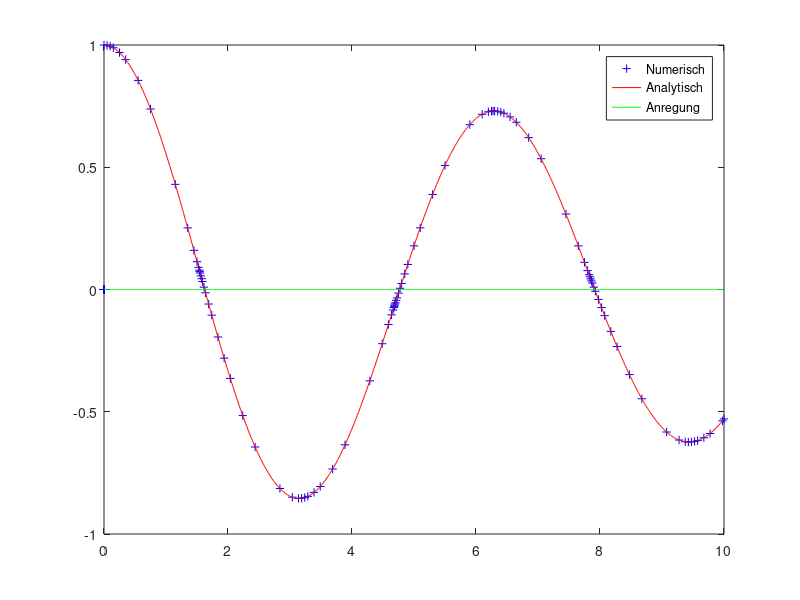

MATLAB code to generate this figure:
% Bestimme Naeherungsloesung fuer ein Feder-Daempfer-Masse-System:
% m*y''(t) + D*y'(t) + k*y(t) = F_0*cos(omega*t-Delta)
% mit y(t=0)=y_0, y'(t=0)=ydot_0 und m,k,D = const

%% HAUPTFUNKTION
% =========================================================================
function AWP_Loeser()

clc
clear
format shortE
close all

% Modellparameter
m     = 1;% Masse
k     = 1;% Federhaerte
D     = 0.1;% Daempfung
omega = 0.2;% Anregungskreisfrequenz
Delta = 0;% Phasenwinkel
F_0   = 0;% Kraftamplitude
kappa_max = 0.6;
kappa_min = 0.3;

% Simulationsparameter
y_0   = [1,0];% Anfangswerte
t_0   = 0;% Startzeitpunkt
t_end = 10;% Endzeitpunkt

% Diskretisierungsparameter
N       = 200; % Anzahl Intervallschritte
h       = 0.1; % Schrittweite
t       = t_0;% Laufvariable
yh      = y_0;% Loesungsvariable
n_start = 2; % Startindex Zeititeration

% Loesungsvektor anlegen
y_numerisch      = zeros(3,N+1);    % erste Zeile = Stuetzstellen t, zweite Zeile = Loesungswerte y1, dritte Zeile = Loesungswerte y2
y_numerisch(:,1) = [t_0, y_0(1), y_0(2)];
analytisch_auflosung=1000;  %Auflösung für plot
y_analytisch=zeros(2,analytisch_auflosung);
y_anregung=zeros(1,analytisch_auflosung);

n=n_start;
% Zeit-Iterationsschleife .............................................
while t < t_end


    % Berechnung Loesungsinkrement
    [dy,kappa] = RK4(t,yh,m,k,D,F_0,omega,Delta,h);
    if kappa>kappa_max
        h=h/2;
        [dy,kappa] = RK4(t,yh,m,k,D,F_0,omega,Delta,h);
    end

    if (t+h)>t_end %Achte darauf, dass die endzeit eingehalten genau wird
        h=t_end-t;
        [dy,kappa] = RK4(t,yh,m,k,D,F_0,omega,Delta,h);
    end


    % Lauf- und Loesungsvariable inkrementieren
    t=t+h;
    yh= dy+yh;
    % Werte in Loesungsvektor speichern
    y_numerisch(:,n) = [t;yh'];

    if kappa<kappa_min
        h=2*h;
    end
    %Zähler erhöhen
    n=n+1;
end % .................................................................
%letzte Erhöhung entfernen
n=n-1;
% Analytische Werte berechnen
y_analytisch(1,:)=linspace(t_0,t_end,analytisch_auflosung);
y_analytisch(2,:)=y1_erzwungen_exakt(y_analytisch(1,:),k,D,m,omega,F_0,Delta,y_0);
%Anregung Werte
y_anregung=anregung(y_analytisch(1,:),F_0,omega,Delta);
% quadratischen Fehler berechnen und ausgeben
Err=0;
for i=n_start:(n) %n=n+1
    y_ref= y1_erzwungen_exakt(y_numerisch(1,i),k,D,m,omega,F_0,Delta,y_0);
    diff = y_ref-y_numerisch(2,i);
    Err = Err+diff^2;
end
Err=sqrt((1/(n-1))*Err)

% analytische und numerische Loesung plotten
plot(y_numerisch(1,:),y_numerisch(2,:),'b+')
hold on
plot(y_analytisch(1,:),y_analytisch(2,:),'r')
plot(y_analytisch(1,:),y_anregung,'g')
legend({'Numerisch','Analytisch','Anregung'})


end % Funktion AWP_Loeser()


%% UNTERFUNKTIONEN
% =========================================================================

% rechte Seite (RHS) der DGL ----------------------------------------------
function [RHS] = f(t,y,m,k,D,F_0,omega,Delta)
RHS=[y(2),(-1/m)*(D*y(2)+k*y(1)-anregung(t,F_0,omega,Delta))];
end

% Erregungskraft ----------------------------------------------------------
function [F] = anregung(t,F_0,omega,Delta)
F = F_0*cos(omega*t-Delta);
end

% Loesungsinkrement dy des klassischen Runge-Kutta-Verfahrens -------------
function [dy,kappa] = RK4(t,y,m,k,D,F_0,omega,Delta,h)
k1 = f(t,y,m,k,D,F_0,omega,Delta);
k2 = f(t+h*0.5,y+0.5*h*k1,m,k,D,F_0,omega,Delta);
k3 = f(t+h*0.5,y+0.5*h*k2,m,k,D,F_0,omega,Delta);
k4 = f(t+h,y+h*k3,m,k,D,F_0,omega,Delta);
kappa= h*abs((2/h)*(k3-k2)./(k2-k1));
kappa = max(kappa);%Man nehme das Maximum, da kappa besonders nach oben beschränkt ist 
dy = (h/6)*(k1+2*(k2+k3)+k4);
end

% analytische Loesung y(t) fuer erzwungene Schwingung ---------------------
function [output] = y1_erzwungen_exakt(t,k,D,m,omega,F_0,Delta,y_0)
gamma=D/m;
omega_0=sqrt(k/m);
omega_d=sqrt(omega_0^2-(gamma*0.5)^2);
Phi= atan2(-gamma*omega,omega_0^2-omega^2);
A1=1/(sqrt(m^2 *((omega^2-omega_0^2)^2 +(gamma*omega)^2)));
phi_d= atan((1/omega_d)* ( (omega*A1*F_0*sin(-Delta+Phi)+y_0(2))/(A1*F_0*cos(-Delta+Phi)-y_0(1)) - gamma*0.5 ));
A2=(y_0(1)-A1*F_0*cos(-Delta+Phi))/cos(phi_d);
output = y_0(1)*exp(-0.5*gamma*t).*(cos(omega_d*t)+gamma*sin(omega_d*t)/(2*omega_d));
%output= A1*F_0*cos(omega*t-Delta+Phi)+A2*exp(-0.5*gamma*t).*cos(omega_d*t+phi_d);
end
